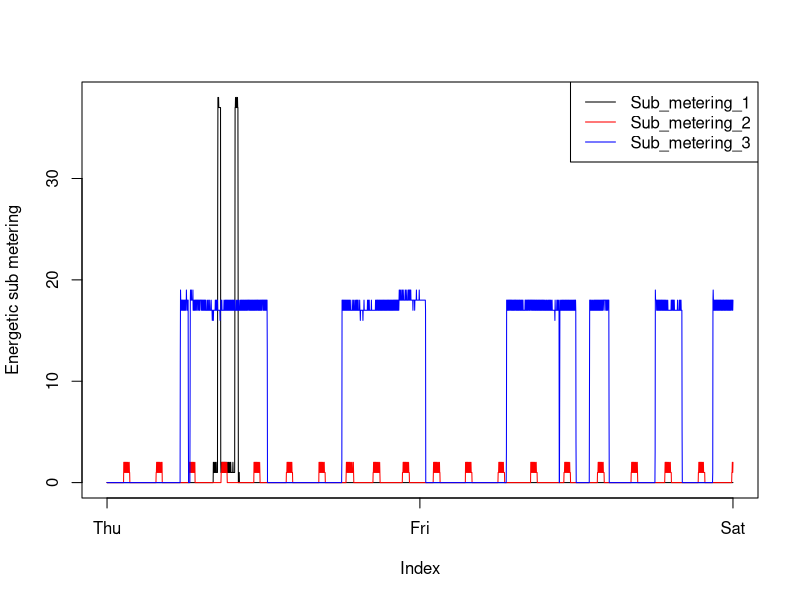

The R source for this figure:
# read data from data range
df <- read.csv2("household_power_consumption2.txt", stringsAsFactors = FALSE)

# convert to numeric
vs <- as.numeric(df$Sub_metering_1)

par(mfrow=c(1,1))

# plot without x labels
plot(vs,type="l",xaxt="n", ylab="Energetic sub metering")

# get number of x labels
l <- length(vs)

# set x labels
axis(1,at=c(1,l/2,l), labels=c("Thu", "Fri", "Sat"))

# plot 2. metering
vs <- as.numeric(df$Sub_metering_2)
lines(1:l, vs, col="Red")

# plot 3. metering
vs <- as.numeric(df$Sub_metering_3)
lines(1:l, vs, col="Blue")

# draw legend
legend("topright", legend=c("Sub_metering_1", "Sub_metering_2", "Sub_metering_3"), lty=c(1,1,1), col=c("Black", "Red", "Blue"))

dev.copy(png, file="plot3.png")
dev.off()